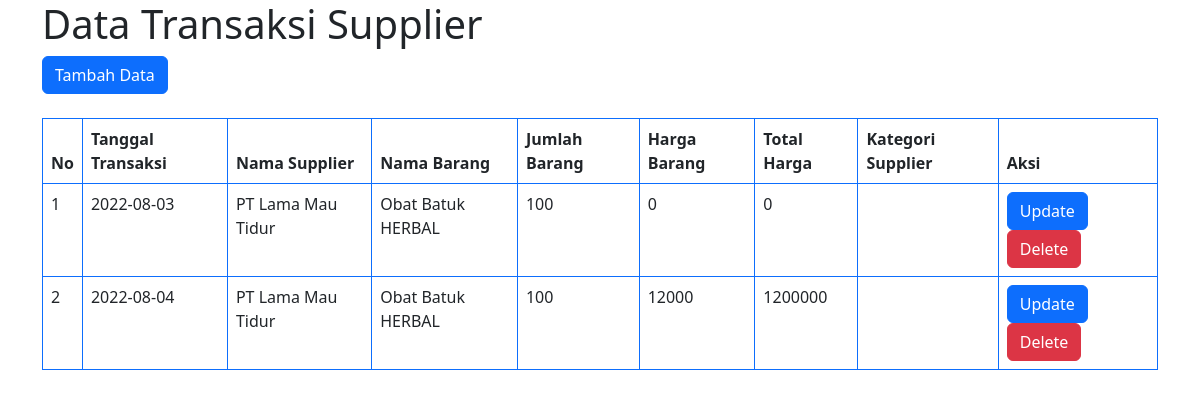
Screenshot of /TransaksiSupplierIndex.php with the database file from the repository.
### tables this page shows
CREATE TABLE IF NOT EXISTS `transaksisupplier` (
  `kodeNota` int NOT NULL AUTO_INCREMENT,
  `tanggalTransaksi` date NOT NULL,
  `namaSupplier` varchar(64) NOT NULL,
  `namaBarang` varchar(64) NOT NULL,
  `jumlahBarang` int NOT NULL,
  `hargaBarang` float NOT NULL,
  `totalHarga` float NOT NULL,
  `kategoriSupplier` varchar(64) NOT NULL,
  PRIMARY KEY (`kodeNota`)
);

### Database.php (called while the page is built, shortened)
<?php
class Database
{
	private $host = "localhost";
	private $user = "root";
	private $password = "";
	private $db = "apotek";
	protected $koneksi;
	public function __construct()
	{
		$this->koneksi = new mysqli($this->host, $this->user, $this->password, $this->db);
		return $this->koneksi;
	}
	public function tampil_data_transaksi_supplier()
	{
		$data = mysqli_query($this->koneksi, "select * from transaksisupplier");
		while ($row = mysqli_fetch_array($data)) {
			$hasil[] = $row;
		}
		return $hasil;
	}
}

### TransaksiSupplierIndex.php (the view, shortened to what this page needs)
<?php
include('Database.php');
$db = new Database();
$data_transaksiSup = $db->tampil_data_transaksi_supplier();
?>
<!doctype html>
<html lang="en">
<head>
    <link href="https://cdn.jsdelivr.net/npm/bootstrap@5.2.0/dist/css/bootstrap.min.css" rel="stylesheet">
</head>
<body>
    <div class="container">
        <h1>Data Transaksi Supplier</h1>
        <button type="button" class="btn btn-primary mb-4" data-bs-toggle="modal" data-bs-target="#exampleModal">
            Tambah Data
        </button>
        <table class="table table-bordered border-primary">
            <thead>
                <tr>
                    <th>No</th>
                    <th>Tanggal Transaksi</th>
                    <th>Nama Supplier</th>
                    <th>Nama Barang</th>
                    <th>Jumlah Barang</th>
                    <th>Harga Barang</th>
                    <th>Total Harga</th>
                    <th>Kategori Supplier</th>
                    <th>Aksi</th>
                </tr>
            </thead>
            <tbody>
                <?php
                $no = 1;
                foreach ($data_transaksiSup as $row) {
                ?>
                    <tr>
                        <td><?= $no++; ?></td>
                        <td><?= $row["tanggalTransaksi"] ?></td>
                        <td><?= $row["namaSupplier"] ?></td>
                        <td><?= $row["namaBarang"] ?></td>
                        <td><?= $row["jumlahBarang"] ?></td>
                        <td><?= $row["hargaBarang"] ?></td>
                        <td><?= $row["totalHarga"] ?></td>
                        <td><?= $row["kategoriSupplier"] ?></td>
                        <td>
                            <a href="edit_transaksisup.php?id=<?php echo $row['kodeNota']; ?>" class="btn btn-primary">Update</a>
                            <a href="proses_TransaksiSupplier.php?action=delete&id=<?php echo $row['kodeNota']; ?>" class="btn btn-danger" onclick="confirm('Are You Sure ?')">Delete</a>
                        </td>
                    </tr>
                <?php } ?>
            </tbody>
        </table>
    </div>
</body>
</html>

### rows the page displays
transaksisupplier: tanggalTransaksi "2022-08-03", namaSupplier "PT Lama Mau Tidur", namaBarang "Obat Batuk HERBAL", jumlahBarang "100", hargaBarang "0", totalHarga "0"
transaksisupplier: tanggalTransaksi "2022-08-04", namaSupplier "PT Lama Mau Tidur", namaBarang "Obat Batuk HERBAL", jumlahBarang "100", hargaBarang "12000", totalHarga "1200000"
